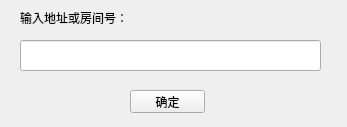
<?xml version="1.0" encoding="UTF-8"?>
<ui version="4.0">
 <class>Form</class>
 <widget class="QWidget" name="Form">
  <property name="enabled">
   <bool>true</bool>
  </property>
  <property name="geometry">
   <rect>
    <x>0</x>
    <y>0</y>
    <width>347</width>
    <height>127</height>
   </rect>
  </property>
  <property name="windowTitle">
   <string>房间设置</string>
  </property>
  <widget class="QLabel" name="label">
   <property name="geometry">
    <rect>
     <x>20</x>
     <y>10</y>
     <width>301</width>
     <height>16</height>
    </rect>
   </property>
   <property name="text">
    <string>输入地址或房间号：</string>
   </property>
  </widget>
  <widget class="QPushButton" name="pushButton">
   <property name="geometry">
    <rect>
     <x>130</x>
     <y>90</y>
     <width>75</width>
     <height>23</height>
    </rect>
   </property>
   <property name="text">
    <string>确定</string>
   </property>
  </widget>
  <widget class="QLineEdit" name="roomE">
   <property name="geometry">
    <rect>
     <x>20</x>
     <y>40</y>
     <width>301</width>
     <height>31</height>
    </rect>
   </property>
  </widget>
 </widget>
 <resources/>
 <connections/>
</ui>
